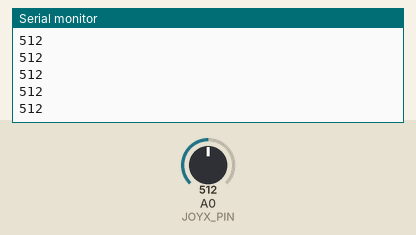
Simulated run of this sketch. Board: Arduino Uno, built with avr-gcc and run on an emulated ATmega328P. On the bench: the last lines printed to the serial monitor. The test bench sets the inputs (shaded band); at power-on: A0 (JOYX_PIN) = 512.

Above: at 1.2 s.
1.3 s: A0 (JOYX_PIN) set to 716
At 1.31 s:
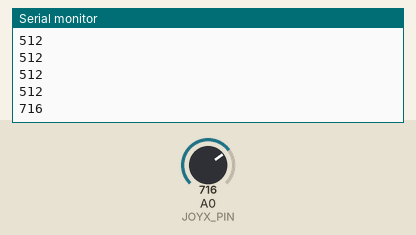
2.8 s: A0 (JOYX_PIN) set to 900
At 2.81 s:
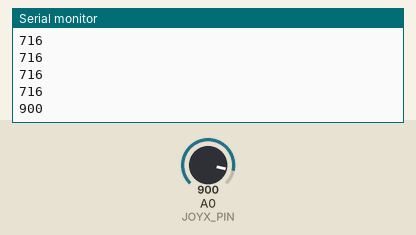
Timing chart, 0 to 5.8 s (numbered marks = the images above; inputs shaded):
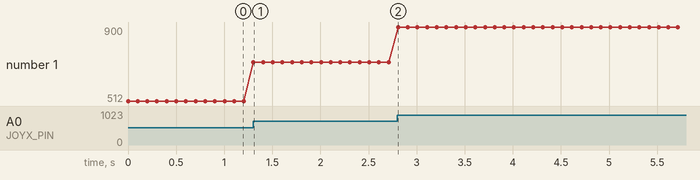

Measured:
- after the input at 1.3 s, the serial monitor: prints a new line at once (image 1)
- after the input at 2.8 s, the serial monitor: prints a new line at once (image 2)
- plotted number 1: 512 → 716 after the input at 1.3 s, 716 → 900 after the input at 2.8 s

The sketch:

Wireless_Comms_Joystick.ino
```cpp
// Set up joystick
#define JOYX_PIN A0
int joyxValue;

void setup() {
  Serial.begin(9600);
}

void loop() {
  // Put your main code here, to run repeatedly:
  joyxValue = analogRead(JOYX_PIN);

  // Print the values
  Serial.println(joyxValue);
  delay(100);
}
```
